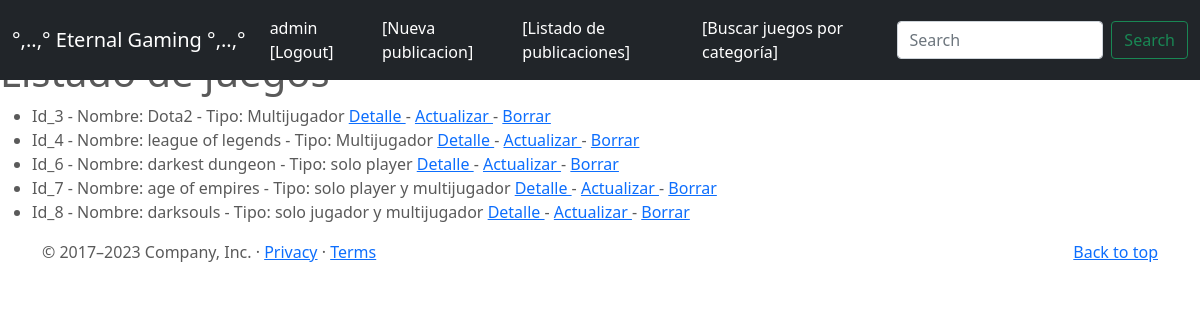
Before: /juegos/ (signed in) with the older database file.
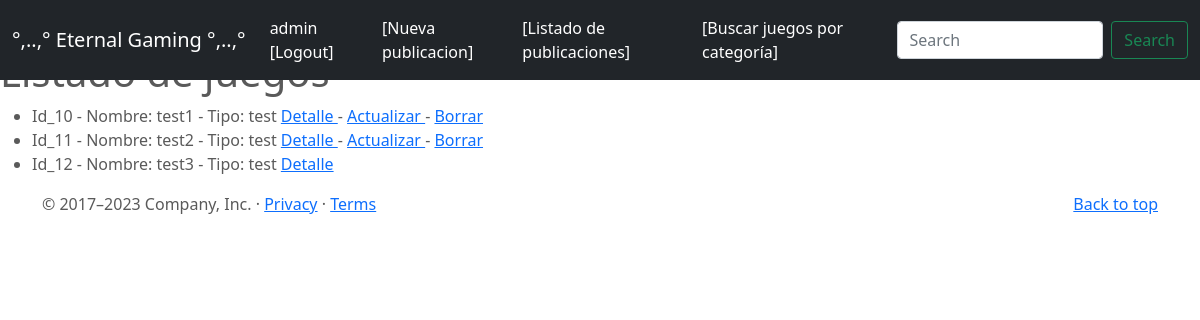
After: the same page with the newer database file.
### entrega_final_app/models.py (models this page shows, shortened)
class Juegos(models.Model):
    nombre = models.CharField(max_length=50)
    tipo = models.CharField(max_length=50)
    rating = models.CharField(max_length=2)
    categoria = models.CharField(max_length=50)
    opinion = models.TextField(max_length=500)
    publisher = models.ForeignKey(to = User, on_delete=models.CASCADE, related_name="publisher")
    imagen = models.ImageField(upload_to="posts", null=True, blank=True)

### entrega_final_app/views.py (the view)
# urls.py: path('juegos/',mostrar_juegos, name = "juegos"),
def mostrar_juegos(request):
    juegos = Juegos.objects.all()
    total_juegos = len(juegos)
    context = {
        "juegos": juegos,
        "total_juegos":total_juegos,
        "form": JuegosForm(),
    }
    return render(request, "entrega_final_app/juegos.html", context)

### entrega_final_app/forms.py
class JuegosForm (forms.Form):
    nombre = forms.CharField(max_length=50)
    tipo = forms.CharField(max_length=50)
    rating = forms.CharField(max_length=2)
    categoria = forms.CharField(max_length=50)
    opinion = forms.CharField(max_length=100)

### entrega_final_app/templates/entrega_final_app/juegos.html (shortened to what this page needs)
{% extends 'entrega_final_app/base.html'%}
{%block main%}
    <ul>
        {%  for juego in juegos %}
        <li>
            Id_{{juego.id}} - Nombre:  {{juego.nombre}} - Tipo: {{juego.tipo}}
            <a href="{% url 'juegos-detail' juego.id %}"> Detalle </a>
            {% if user.is_authenticated and juego.publisher.id == user.id %}
            -
            <a href="{% url 'juegos-update' juego.id %}"> Actualizar </a>
            -
            <a href="{% url 'juegos-delete' juego.id %}"> Borrar </a>
            {% endif %}
        </li>
        {% endfor %}
    </ul>
{% endblock %}

Changed rows visible on the page:
removed Juegos: id "3", nombre "Dota2", tipo "Multijugador", shows "Actualizar"
removed Juegos: id "4", nombre "league of legends", tipo "Multijugador", shows "Actualizar"
removed Juegos: id "6", nombre "darkest dungeon", tipo "solo player", shows "Actualizar"
removed Juegos: id "7", nombre "age of empires", tipo "solo player y multijugador", shows "Actualizar"
removed Juegos: id "8", nombre "darksouls", tipo "solo jugador y multijugador", shows "Actualizar"
added Juegos: id "10", nombre "test1", tipo "test", shows "Actualizar"
added Juegos: id "11", nombre "test2", tipo "test", shows "Actualizar"
added Juegos: id "12", nombre "test3", tipo "test"
